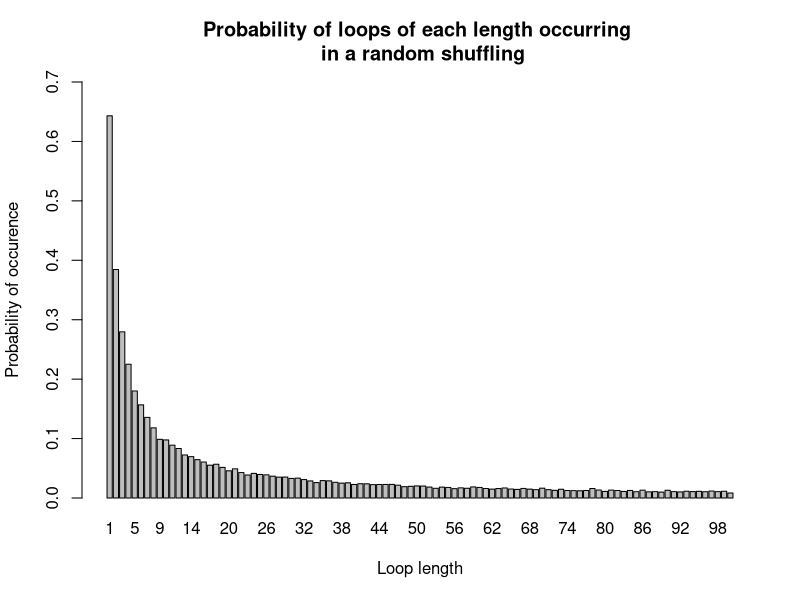

This figure's R source:


# We worked together for a lot of the project, discussing how we wanted to go 
# about each task. We worked together to write the strategy functions to be used
# within the Pone and Pall functions. Then Corinne and Pablo wrote Pone and Pall 
# whilst Caitlin wrote dloop. We feel we all had equal contributions. 

# In this file we have written code to simulate and analyse the prisoner problem.
# Functions addresing three different strategies have been defined, and they 
# have been used to construct more powerful functions that could simulate the
# probability of a single prisoner finding their own number, and the probability
# of all prisoners finding their own number and being able to escape.
  

strategy1 <- function(n, k, boxes_content){
  
# The below function simulates one prisoner's journey through the boxes,
# using strategy 1: it returns a 1 if the prisoner escapes, and a 0 if not. 
# It takes the maximum number of boxes that can be opened (n), the number that
# has to be found (k), and the numbers that are hidden in each of the 2*n boxes
# as the inputs. strategy1 takes the prisoner's number as the first box to check.
# If the prisoner's number is found then success; if not, the new box to check  
# is the box corresponding to the number found within the last box. 
  
  box_to_check <- k # Per strategy 1, the first box to check is the prisoner's
  # number
  success <- 0 # This 'success' will indicate whether the prisoner escapes
  boxes_opened <- 0 # This will count the number of boxes that the prisoner
  # opens, to ensure it is no more than n
  while (success == 0 && boxes_opened < n){ # Ensures that the prisoner keeps
    # opening boxes while they have not found their number, and have opened
    # less than n boxes
    
    if (boxes_content[box_to_check] == k){ # If the prisoner's number is found..
      success  <- 1 # .. then the prisoner escapes, indicated by 'success'
    }
    else{ # If the prisoner's number is not found in the box ..
      box_to_check <- boxes_content[box_to_check] # .. the box to check becomes
      # the number found inside the last box, per Strategy 1
      boxes_opened = boxes_opened + 1 # Update the count for number of boxes 
      # opened by the prisoner
    }
  }
  return (success)} # Return 1 if the prisoner escapes, 0 if not






strategy2 <- function(n, k, boxes_content){
  
# This function simulates one prisoner's journey through the boxes, using 
# strategy 2. It takes the maximum number of boxes that can be opened (n), the  
# number that has to be found (k), and the numbers that are hidden in each of  
# the 2*n boxes as the inputs. The function picks a random box as the first box 
# to be checked, and subsequently follows the same pattern as strategy 1. The 
# function returns a 1 if the prisoner escapes, and a 0 if not. 
  
  random_start <- sample(2*n, 1) # picks a random number 
  # between 1 and 2n (the number of prisoners)
  box_to_check <- random_start # first box to check is this random number
  success <- 0 #This will indicate whether the prisoner escapes
  boxes_opened <- 0 # This will count the number of boxes that the prisoner
  # opens, used to ensure it is no more than n
  while (success == 0 && boxes_opened < n){# Ensures that the prisoner keeps
    # opening boxes while they have not found their number, and have opened
    # less than n boxes
    
    if (boxes_content[box_to_check] == k){ #If the prisoners number is found..
      success  <- 1   #... Then the prisoner escapes, indicated by success = 1
    }
    else{ # If the prisoner's number is not found in the box ..
      box_to_check <- boxes_content[box_to_check] # .. the box to check becomes
      # the number found inside the last box, per Strategy 2
      boxes_opened = boxes_opened+1  # Update the count for number of boxes 
      # opened by the prisoner
      
    }
  } 
  return(success)} # Return 1 if the prisoner escapes, 0 if not




strategy3 <- function(n, k, boxes_content){
  
# This function simulates one prisoner's journey through the boxes, using 
# strategy 3. It takes as inputs the maximum number of boxes that can be opened
# (n), the number of the prisoner that needs to be found (k) and a certain random 
# ordering of the boxes (boxes_content). strategy3 simulates the random choice
# of n boxes, and checks whether the required number is hidden in any of them. 
# The function returns a 1 if the prisoner escapes, and a 0 if not. 
  
  success <- 0 #This variable will indicate whether the prisoner escapes.
  order_of_checking <- sample(2*n, n, replace=FALSE) #choose n numbers at random, 
  #from 1 to 2*n. These will be the indices of the boxes to be checked.
  for (o in order_of_checking){ #For each of the boxes that are to be opened..
    if (boxes_content[o] == k){ #..if the prisoner number is found..
      success <- 1        #..then the prisoner escapes, indicated by success = 1
      break
    }
  }  
  return(success)} #Return 1 if the prisoner escapes, 0 otherwise.


Pone <- function(n, k, strategy, nreps = 10000){
  
  #This function runs each strategy function "nreps" times using the given  
  #value of k, opening "n" boxes and returns the proportion of times that the 
  #prisoner escapes.  By default, nreps is set to 10000.
  
  prisoners <- c(1:(2*n)) # Creates a vector containing the number of each 
  # prisoner
  nsuccess <- 0 # This will count whether the prisoner escapes in each rep
  if (strategy == 1){ #If strategy 1 is used...
    for (i in 1:nreps){ # ... for each iteration from 1:nreps...
      boxes_content <- sample(prisoners) # order the number in the boxes randomly
      nsuccess <- nsuccess + strategy1(n,k, boxes_content) # Add 1 if the 
      # prisoner escapes, using the return of the strategy 1 function
    }
  }
  else if (strategy == 2){ #If strategy 2 is used...
    for (i in 1:nreps){ # ... for each iteration from 1:nreps...
      boxes_content <- sample(prisoners) # order the number in the boxes randomly
      nsuccess <- nsuccess + strategy2(n,k, boxes_content) # Add 1 if the 
      # prisoner escapes, using the return of the strategy 2 function
    }
  }
  else { #Otherwise, if strategy 3 is used ... 
    for (i in 1:nreps){ # ... for each iteration from 1:nreps...
      boxes_content <- sample(prisoners) # order the number in the boxes randomly
      nsuccess <- nsuccess + strategy3(n,k, boxes_content) # Add 1 if the 
      # prisoner escapes, using the return of the strategy 3 function
    }
  }
  return(nsuccess/nreps)} #Returns the probability that a prisoner is successful


Pall <- function(n, strategy, nreps = 10000){
  
# This function returns the probability of all prisoners finding their number
# by using a certain strategy, therefore escaping. Pall takes the number of 
# boxes that can be opened at maximum (n), the strategy to be used by all the 
# prisoners (1, 2 or 3) and the number of simulations that want to be carried 
# out (nreps, set to 10000 by default).
  
  prisoners <- c(1:(2*n)) # Creates a vector containing the number of each 
  # prisoner
  total_successes <- 0   # Variable to count how many times
  # all prisoners escape from jail
  for (i in 1:nreps){ # For each simulation..
    boxes_content <- sample(prisoners) #.. generate random ordering of the boxes
    count_of_prisoners_succesful <- 0 #Variable to count how many prisoners 
    #find their number
    if (strategy == 1){  #If strategy 1 is used..
      for (k in prisoners){ #.. for each prisoner..
        prisoner_k_outcome <- strategy1(n, k, boxes_content) # Simulate whether
        #prisoner k is succesful finding their number
        if (prisoner_k_outcome == 1){ #If prisoner finds their number
          count_of_prisoners_succesful <- count_of_prisoners_succesful + 1
          # Add 1 to the counter of prisoners that are succesful
        }
        else{ #If prisoner k is not succesful, then stop iteration i since not
          # all prisoners are able to find their number. 
          break
        }
      }
    }
    else if (strategy == 2){   #If strategy 2 is used..
      for (k in prisoners){ #.. for each prisoner..
        prisoner_k_outcome <- strategy2(n, k, boxes_content) # Simulate whether
        #prisoner k is succesful finding their number
        if (prisoner_k_outcome == 1){ #If prisoner finds their number
          count_of_prisoners_succesful <- count_of_prisoners_succesful + 1
          # Add 1 to the counter of prisoners that are succesful
        }
        else{ #If prisoner k is not succesful, then stop iteration i since not
          # all prisoners are able to find their number. 
          break
        }
      }
    }
    else{   #If strategy 3 is used..
      for (k in prisoners){ #.. for each prisoner..
        prisoner_k_outcome <- strategy3(n, k, boxes_content) # Simulate whether
        #prisoner k is succesful finding their number
        if (prisoner_k_outcome == 1){ #If prisoner finds their number
          count_of_prisoners_succesful <- count_of_prisoners_succesful + 1
          # Add 1 to the counter of prisoners that are succesful
        }
        else{ #If prisoner k is not succesful, then stop iteration i since not
          # all prisoners are able to find their number.
          break
        }
      }
    }
    if (count_of_prisoners_succesful == (2*n)){ #If all prisoners have been
      #succesful...
      total_successes <- total_successes + 1 #Add 1 to the counter of times 
      #when all prisoners escape.
      
    }
  }
  probability <- total_successes/nreps #Calculate probability of all prisoners
  #escaping according to the simulation.
  return(probability) #return probability of all prisoners escaping
}



for(n in c(5, 50)){
  
  for(strategy in c(1,2,3)){
    
    print(paste("Pone with Strategy ",strategy," and n = ", n,": ",
                Pone(n,k=1,strategy,10000)))
    print(paste("Pall with Strategy ",strategy," and n = ", n,": ", 
                Pall(n,strategy,10000))) 
  }
}


# Using the function Pone, we can see that regardless of number of prisoners 
# involved, the probability of one prisoner escaping is around 50% using 
# strategies 1 and 3, and around 40% using strategy 2. It is therefore  
# surprising that when using Pall, strategies 2 and 3 give a probability that 
# all prisoners escape of almost 0 (again, regardless of prisoners involved), 
# whilst strategy 1 leads to a probability of around 31%. This is surprising 
# because, whilst using strategy 1 does not increase the probability of escape  
# for each individual prisoner, if all prisoners were to use it, it would  
# greatly increase their chance of collectively escaping, compared to the other 
# strategies. 



dloop <- function(n, nreps){

# The function dloop estimates, by simulation, the probability of each loop 
# length from 1 to 2n occurring at least once in a random shuffling of cards to 
# boxes. It requires n, which represents the number of boxes that can be opened, 
# and nreps, the number of simulations to be run in order to estimate
# probabilities. It returns a 2n-length vector of probabilities, where the 
# value in element i represents the probability that a loop of length i appears
# at least once in a random shuffling of cards to boxes.
  
  prisoners <- c(1:(2*n)) # This vector represents all of the prisoners by their 
  # respective numbers.
  
  probabilities <- rep(0,(2*n)) # Establishing the probability vector which will
  # be returned.
  
  for(i in 1:nreps){ # Repeats the simulation nreps times
    
    boxes_content <- sample(prisoners) # Randomly construct boxes differently in
    # each simulation
    
    loop_count <- rep(0, (2*n)) # Will count how many times loops of each length
    # occur in this simulation's boxes
    
    for(p in 1:(2*n)){ # Running through all of the prisoners' numbers, as each 
      # represents a card in a box
      
      target <- p # Simulates a prisoner of number p stepping into the room 
      
      box_to_check <- p # First look in the box with the prisoner's number, per
      # strategy 1 (as a way to find all loops)
      
      for(l in 1:(2*n)){ # Runs through all possible lengths of loop
        
        x <- boxes_content[[box_to_check]] # Storing the content of the box 
        # opened as x
        
        if(x == target){ # If our target (p) was in this box ...
          loop_count[[l]] <- loop_count[[l]] + 1 # .. add a 1 into the loop_count
          # in the position corresponding to the length of the loop (p) was in 
          break # Once the target has been found, stop looking, as each only
          # appears in one loop
        }
        else{ # If the target was not in the box opened ...
          loop_count[[l]] <- loop_count[[l]] # ..don't change loop_count yet
        }
        box_to_check <- x  # The next box to check is the number which was found
        # inside the previous box
        
        
      } # Repeating the above will search through all boxes until the target is 
      # found, determining the length of loop which the target is contained in
      
    }
    for(i in 1:length(loop_count)){ # For each simulation, we then have a 
      # loop_count vector, indicating the number of loops of each length which 
      # were present in the random generation
      if(loop_count[[i]] > 0){ # If the number of loops is positive ...
        probabilities[[i]] <- probabilities[[i]] + 1 # ... then it has appeared
        # at least once, so add one to the count
      }
      else{
        probabilities[[i]] <- probabilities[[i]] # If no loops of length i were
        # present in the generation, it shouldn't be counted
      }
    }
  }
  
  probabilities <- probabilities / nreps # Dividing these counts by the number
  # of simulations runs provides the average number of times that a loop 
  # of each length appeared at least once
  
  
  return(probabilities)} # Returns the desired vector of probabilities




# Running the function for n = 50
n_50 <- dloop(50,10000)
print(n_50)

# Displaying the probabilities of loops of each length occurring at least once
barplot(n_50, names.arg = c(1:100), 
        main = "Probability of loops of each length occurring \n in a random shuffling",
        xlab = "Loop length", ylab = "Probability of occurence", ylim = c(0,0.7))


# Calculating the probability that there is no loop longer than 50 in a random 
# shuffling:
print(paste("Probability that there is no loop longer than 50: ",
            1-sum(dloop(50,10000)[51:100])))
